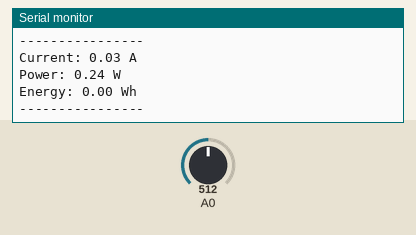
Recording of a sketch running on a simulated Arduino Uno, built with avr-gcc and run on an emulated ATmega328P. Shown: the last lines printed to the serial monitor. Inputs (shaded band) come from the test bench; at power-on: A0 = 512.

Above: at 1.2 s.
1.3 s: A0 set to 716
At 2.6 s:
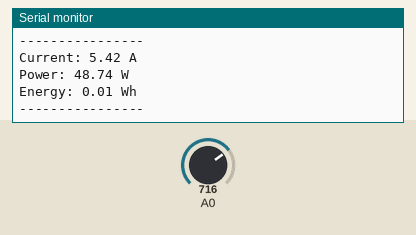
2.8 s: A0 set to 900
At 3.6 s:
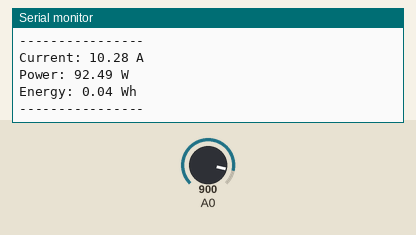
Timing chart, 0 to 5.8 s (numbered marks = the images above; inputs shaded):
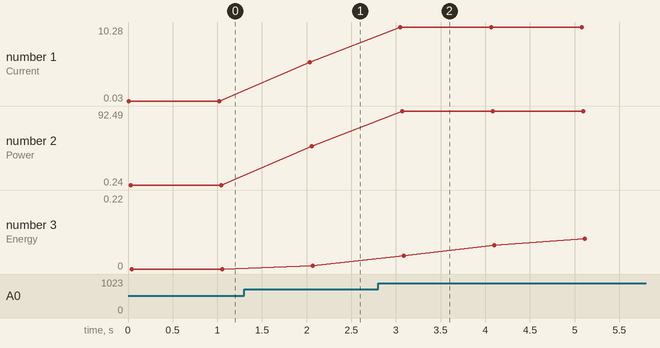

Measured:
- after the input at 1.3 s, the serial monitor: prints a new line after 0.74 s (image 1)
- after the input at 2.8 s, the serial monitor: prints a new line after 0.25 s (image 2)
- plotted number 1: 0.03 → 5.42 after the input at 1.3 s, 5.42 → 10.28 after the input at 2.8 s
- plotted number 2: 0.24 → 48.74 after the input at 1.3 s, 48.74 → 92.49 after the input at 2.8 s
- plotted number 3: 0 → 0.01 after the input at 1.3 s, 0.01 → 0.22 after the input at 2.8 s

The sketch:

sketch_energycalculation.ino
```cpp
int zero = 511;

float energy = 0;

unsigned long lastTime = 0;

void setup() {
  Serial.begin(9600);
  lastTime = millis();
}

void loop() {

  long sum = 0;

  for (int i = 0; i < 100; i++) {
    sum += analogRead(A0);
  }

  float avg = sum / 100.0;

  float voltageSensor = (avg - zero) * (5.0 / 1023.0);

  float current = voltageSensor / 0.185;

  float voltage = 9.0;

  float power = voltage * current;

  // Time calculation
  unsigned long currentTime = millis();

  float timeHours = (currentTime - lastTime) / 3600000.0;

  lastTime = currentTime;

  // Energy calculation
  energy += power * timeHours;

  Serial.print("Current: ");
  Serial.print(current);
  Serial.println(" A");

  Serial.print("Power: ");
  Serial.print(power);
  Serial.println(" W");

  Serial.print("Energy: ");
  Serial.print(energy);
  Serial.println(" Wh");

  Serial.println("----------------");

  delay(1000);
}
```
